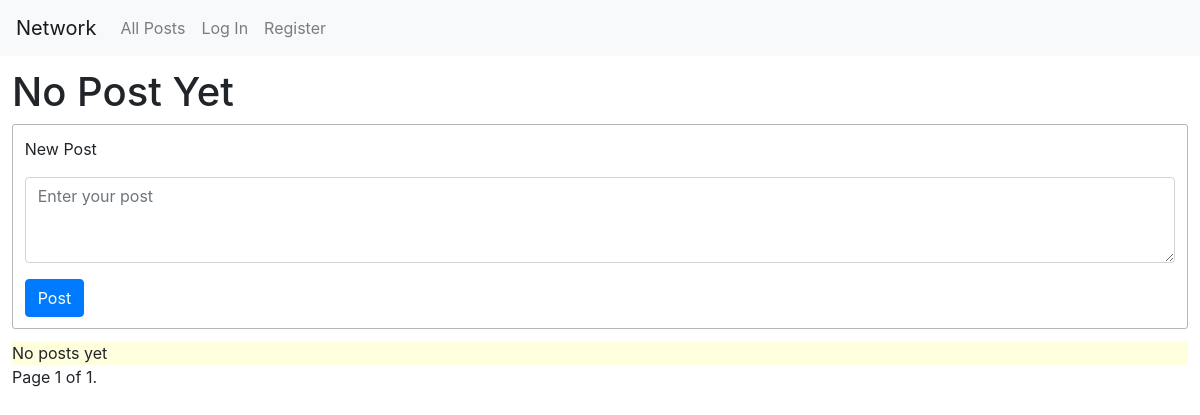
Before: / with the older database file.
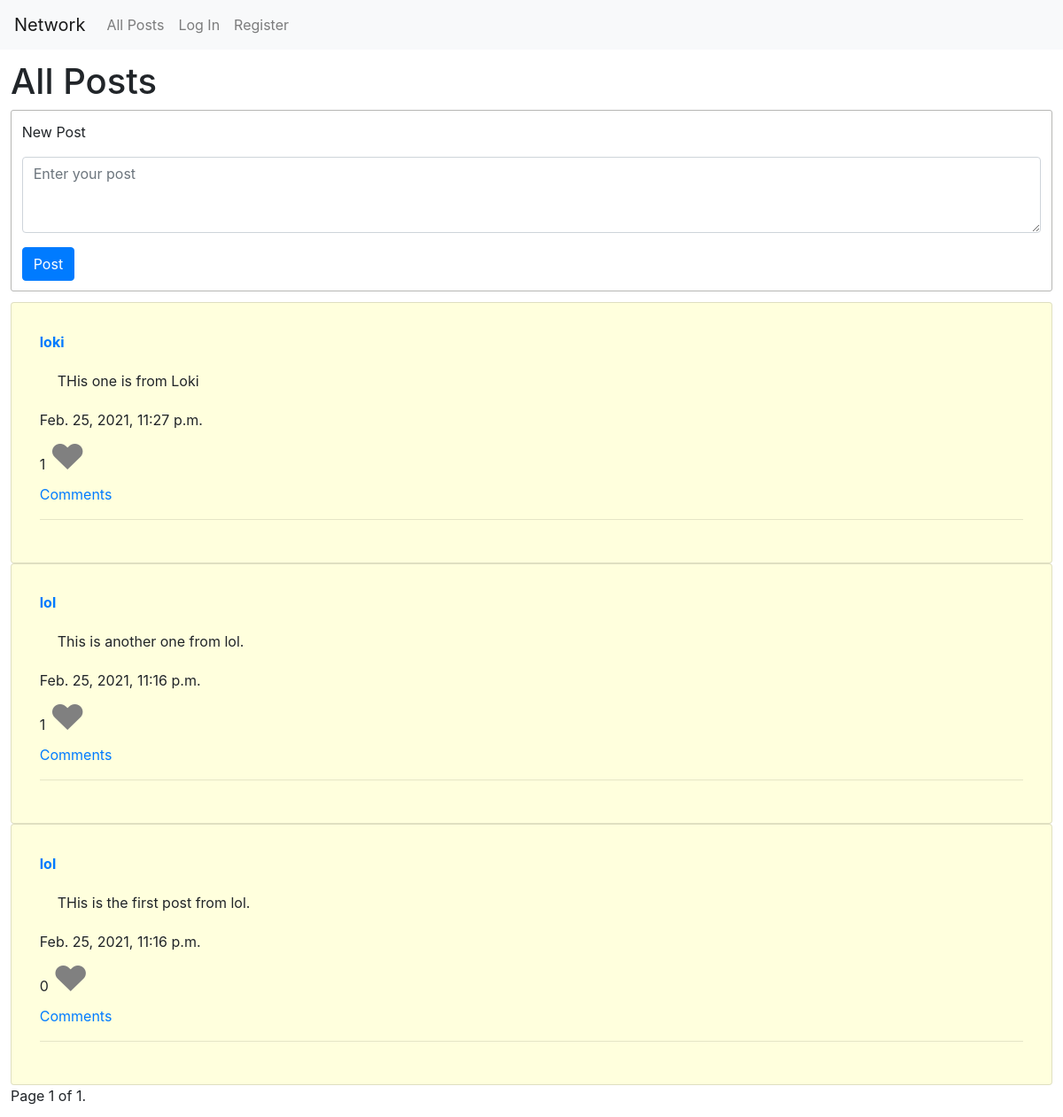
After: the same page with the newer database file.
### network/models.py (models this page shows, shortened)
class Posts(models.Model):
    body = models.TextField()
    creator = models.ForeignKey(settings.AUTH_USER_MODEL,
                    on_delete=models.CASCADE,
                    related_name='creator')
    date = models.DateTimeField(auto_now_add=True)
    class Meta:
        ordering = ['-date',]

class User(AbstractUser):
    num_people_followed = models.IntegerField()
    pass

class Likes(models.Model):
    post = models.OneToOneField(Posts, related_name='post',
                                on_delete=models.CASCADE)
    liked_by = models.ManyToManyField(settings.AUTH_USER_MODEL, related_name='liked_by')
    class Meta:
        ordering = ['post',]

### network/views.py (the view, shortened to what this page needs)
# urls.py: path("", views.index, name="index"),
def index(request):
    post = Posts.objects.all()
    paginator = Paginator(post, 10)
    page_number = request.GET.get('page')
    posts = paginator.get_page(page_number)
    return render(request, 'network/index.html', {'form': PostForm(),
                                                  'posts': posts})

### network/forms.py
class PostForm(forms.ModelForm):
    body = forms.CharField(
        widget=forms.Textarea(attrs={'placeholder':  'Enter your post',
                             'rows': '3', 'class': 'form-control'}), label='')
    class Meta:
        model = Posts
        fields = ['body',]

### network/templates/network/index.html (shortened to what this page needs)
{% extends "network/layout.html" %}
{% block body %}
    <div class="main-container">
        {% if posts %}
            <h1> All Posts</h1>
        {% else %}
            <h1>No Post Yet</h1>
        {% endif %}
        <div class="form-container">
            <div class="form-class">
                <p>New Post</p>
                <form method="POST", action="">
                    {{ form.as_p }}
                    <input type="submit" value="Post" class="btn btn-primary">
                </form>
            </div>
        </div>
        {% for post in posts %}
            <div class="post-container card">
                <div class="form-class card-body">
                    <div><strong><a href="{% url "user" post.creator %}">{{ post.creator }}</a></strong></div>
                    <div id='oldPost{{ post.id }}' class='card-body'>{{ post.body }}</div>
                    <div>{{ post.date }}</div>
                    <div><span id='count_like{{ post.id }}'>{{ post.post.liked_by.count }} </span><span id='{{ post.id }}' class='like' style="color:{% if user in post.post.liked_by.all %}red{% else %}gray{% endif %}">&hearts;</span></div>
                    <div><a href="#">Comments</a></div>
                    <hr>
                </div>
            </div>
        {% empty %}
            <div class="post-container">
                No posts yet
            </div>
        {% endfor %}
        <div class="pagination">
            <span class="step-links">
                <span class="current">
                    Page {{ posts.number }} of {{ posts.paginator.num_pages }}.
                </span>
            </span>
        </div>
    </div>
{% endblock %}

### network/templates/network/layout.html (shortened to what this page needs)
{% load static %}
<!DOCTYPE html>
<html lang="en">
    <head>
        <link rel="stylesheet" href="https://stackpath.bootstrapcdn.com/bootstrap/4.4.1/css/bootstrap.min.css">
        <link href="{% static 'network/styles.css' %}" rel="stylesheet">
    </head>
    <body>
        <nav class="navbar navbar-expand-lg navbar-light bg-light">
            <a class="navbar-brand" href="{% url 'index' %}">Network</a>
            <div>
              <ul class="navbar-nav mr-auto">
                <li class="nav-item">
                  <a class="nav-link" href="{% url 'index' %}">All Posts</a>
                </li>
                {% if user.is_authenticated %}
                    <li class="nav-item">
                        <a class="nav-link" href="{% url "following" %}">Following</a>
                    </li>
                    <li class="nav-item">
                        <a class="nav-link" href="{% url 'logout' %}">Log Out</a>
                    </li>
                {% else %}
                    <li class="nav-item">
                        <a class="nav-link" href="{% url 'login' %}">Log In</a>
                    </li>
                    <li class="nav-item">
                        <a class="nav-link" href="{% url 'register' %}">Register</a>
                    </li>
                {% endif %}
              </ul>
            </div>
          </nav>
        <div class="body">
            {% block body %}
            {% endblock %}
        </div>
    </body>
</html>

### network/static/network/styles.css (style rules this page uses)
.like { color: gray; font-size: 40px; margin-top: -10px; }
.form-class { margin: 1%; }
.post-container { background: #ffd; }
.form-container { border: solid 1px #B6B6B4; border-radius: 3px; margin-bottom: 1%; }
.main-container { margin: 1%; }

Changed rows visible on the page:
added Posts: creator "loki", body "THis one is from Loki", date "Feb. 25, 2021, 11:27 p.m.", post.liked_by.count "1"
added Posts: creator "lol", body "This is another one from lol.", date "Feb. 25, 2021, 11:16 p.m.", post.liked_by.count "1"
added Posts: creator "lol", body "THis is the first post from lol.", date "Feb. 25, 2021, 11:16 p.m.", post.liked_by.count "0"
Other visible differences:
text no longer shown: "No Post Yet No posts yet"
text now shown: "All Posts"
